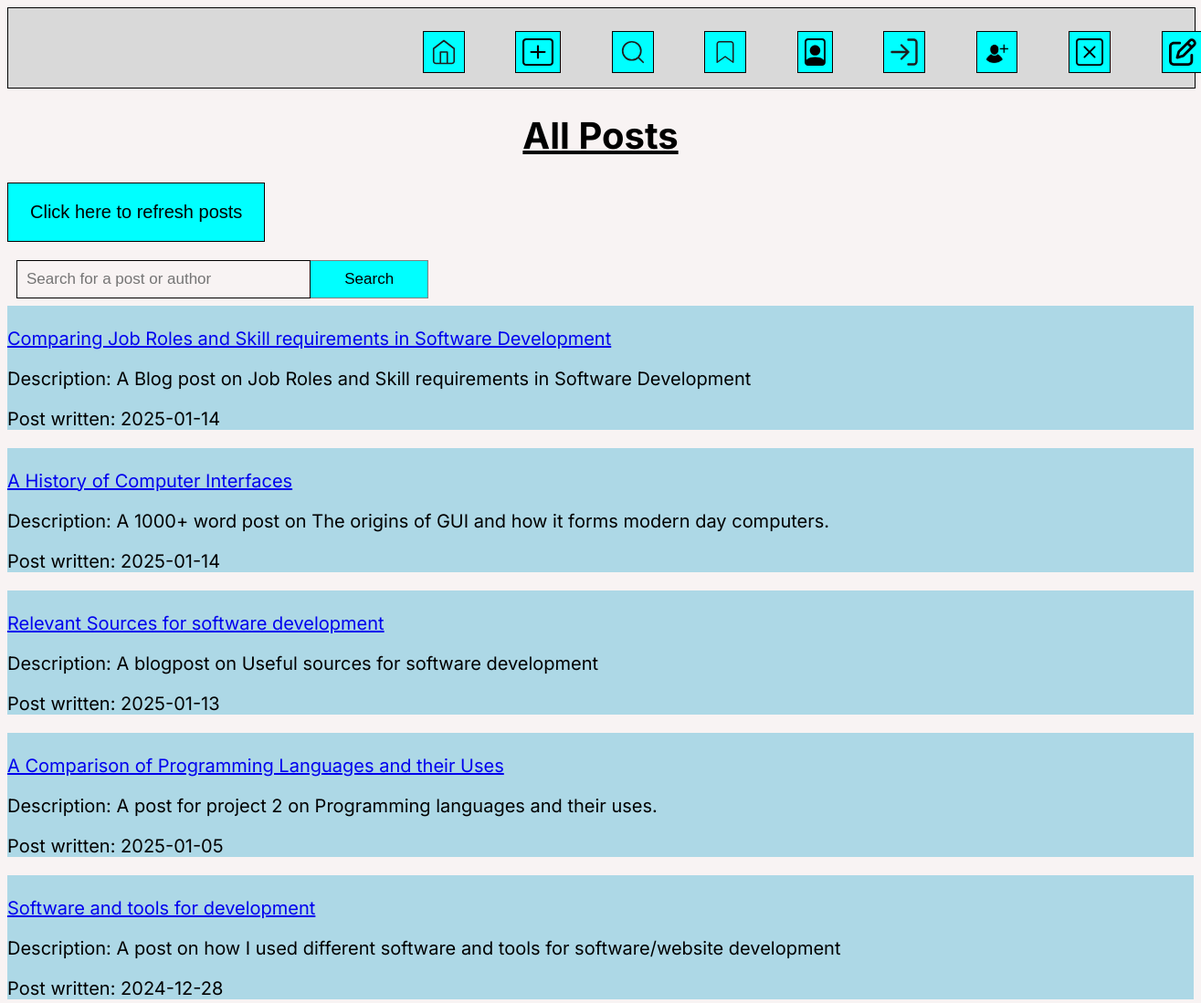
The page /list_posts.php (upper part) on the database as committed earlier.
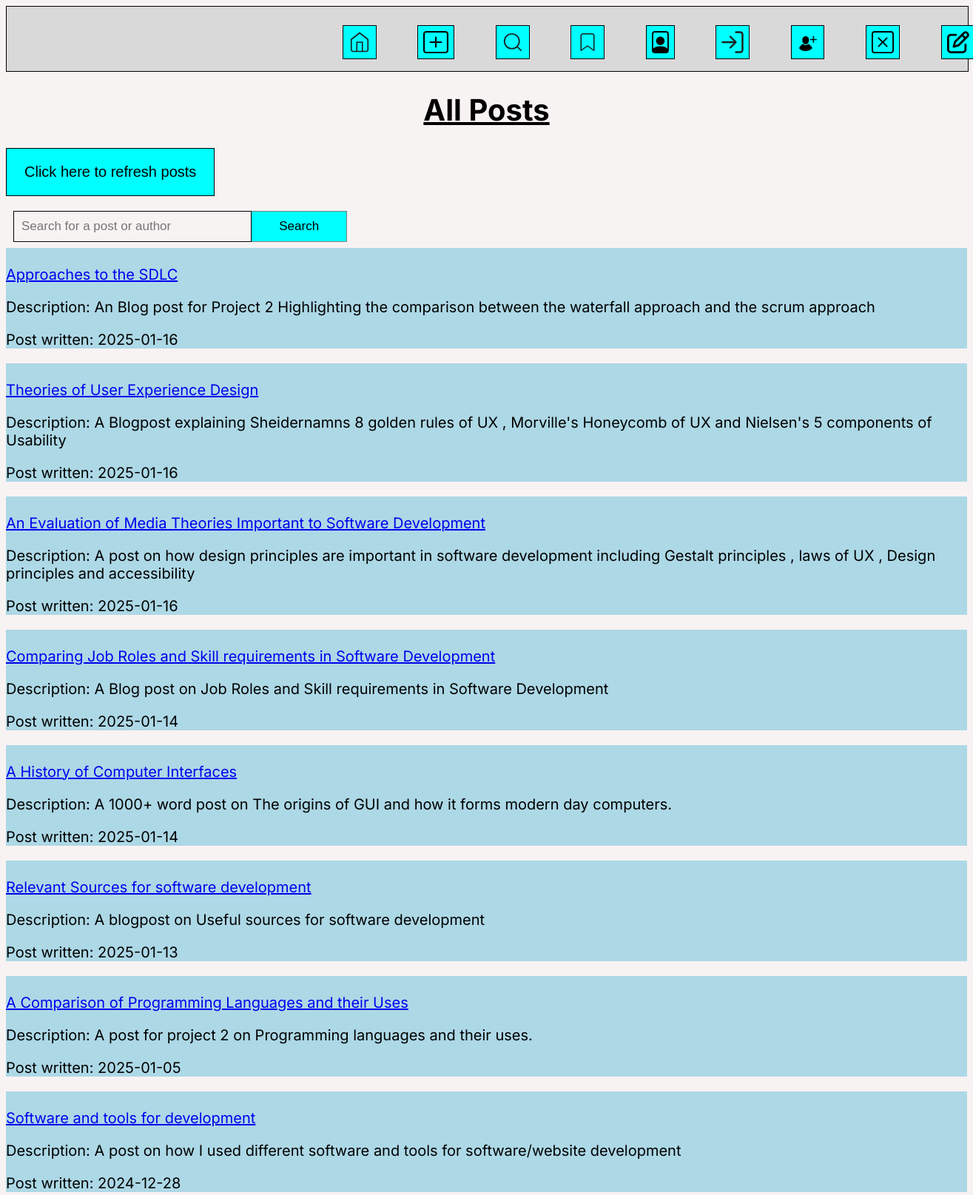
The same page on the database as committed later.
### tables this page shows
CREATE TABLE `posts` (
  `id` int(12) UNSIGNED NOT NULL,
  `title` varchar(255) NOT NULL,
  `description` varchar(255) NOT NULL,
  `post_txt` mediumtext NOT NULL,
  `picture` blob NOT NULL,
  `created` date NOT NULL DEFAULT current_timestamp()
);

### list_posts.php (the view, shortened to what this page needs)
<?php
include 'connectdb.php';
$posts = [];
if (empty($posts)) {
    $stmt = $conn->prepare("SELECT * FROM posts ORDER BY created DESC");
    $stmt->execute();
    $result = $stmt->get_result();
    while ($row = $result->fetch_assoc()) {
        $posts[] = $row;
    }
}
?>
<!DOCTYPE html>
<html lang="en">
<head>
    <link href="list_posts.css" rel="stylesheet">
</head>
<body>
<nav class="Header">
        <a class="icon" class="icon" href="index.php">
            <img src="Home.svg">
            </a>
            <a class="icon" href="new_post_form.php">
            <img src="create_post.svg">
            </a>
            <a class="icon" href="list_posts.php">
            <img src="Search.svg">
        <a class="icon" href="bookmarked_posts.php">
        <img src="Bookmark.svg">
        </a>
            <a class="icon" href="view_profile.php">
            <img src="Account.svg">
            </a>
            </a>
            <a class="icon" href="login.php">
            <img src="login.svg">
            </a>
            <a class="icon" href="signup.php">
            <img src="signup.svg">
            </a>
            <a class="icon" href="delete_profile.php">
        <img src="delete_profile.svg">
        </a>
        <a class="icon" href="feedback.php">
        <img src="feedback.svg">
        </a>
        </nav>
    <h1 class="title"><b><u>All Posts</u></b></h1>
    <div class="refresh">
        <button> <a href="list_posts.php"> Click here to refresh posts</a></button>
    </div>
    <div class="search-button">
        <form method='POST'>
            <input type="text" placeholder="Search for a post or author" name="search">
            <button name="submit">Search</button>
        </form>
    </div>
    <div class="posts-container">
        <?php
        if (!empty($posts)) {
            foreach ($posts as $row) {
                echo '<section class="postCard">';
                echo '<p><a href="retrieve_post.php?id=' . htmlspecialchars($row['id']) . '">' . '<br>', htmlspecialchars($row['title']) . '</a></p>';
                echo '<p>Description: ' . htmlspecialchars($row['description']) . '</p>';
                echo '<p>Post written: ' . htmlspecialchars($row['created']) . '</p>';
                echo '</section>';
            }
        } else {
            echo "<p>No posts found.</p>";
        }
        ?>
    </div>
</body>
</html>

### list_posts.css (style rules this page uses)
body { background-color: #F8F3F3; font-family: "Inter", sans-serif; font-size: 20px; }
nav { width: 100%; margin: auto; height: 87px; display: inline-block; background-color: #D9D9D9; border: 1px solid #000; }
.icon { text-decoration: none; position: relative; left: 33%; }
.icon img { border: #000 thin solid; padding: 7px; height: 30px; background-color: aqua; margin: 25px; }
.title { text-align: center; }
.refresh button { border: #000 thin solid; padding: 20px 24px; background-color: aqua; text-decoration: none; cursor: pointer; font-size: 20px; text-align: center; }
.refresh a { text-decoration: none; color: black; }
input { box-sizing: border-box; float: left; width: 25%; padding: 10px; background: transparent; color: black; font-size: 17px; border: 1px solid black; cursor: pointer; }
form button { background: aqua; float: left; width: 10%; padding: 10px; color: black; font-size: 17px; border: 1px solid grey; border-left: none; cursor: pointer; }
.search-button { text-decoration: none; padding-left: 10px; padding-bottom: 30px; }
section.postCard { background-color: lightblue; display: block; }

Rows that differ between the two databases and show on the page:
added posts: title "Approaches to the SDLC", description "An Blog post for Project 2 Highlighting the comparison between the waterfall approach and the scrum approach", created "2025-01-16"
added posts: title "Theories of User Experience Design", description "A Blogpost explaining Sheidernamns 8 golden rules of UX , Morville's Honeycomb of UX and Nielsen's 5 components of Usability", created "2025-01-16"
added posts: title "An Evaluation of Media Theories Important to Software Development", description "A post on how design principles are important in software development including Gestalt principles , laws of UX , Design principles and accessibility", created "2025-01-16"
